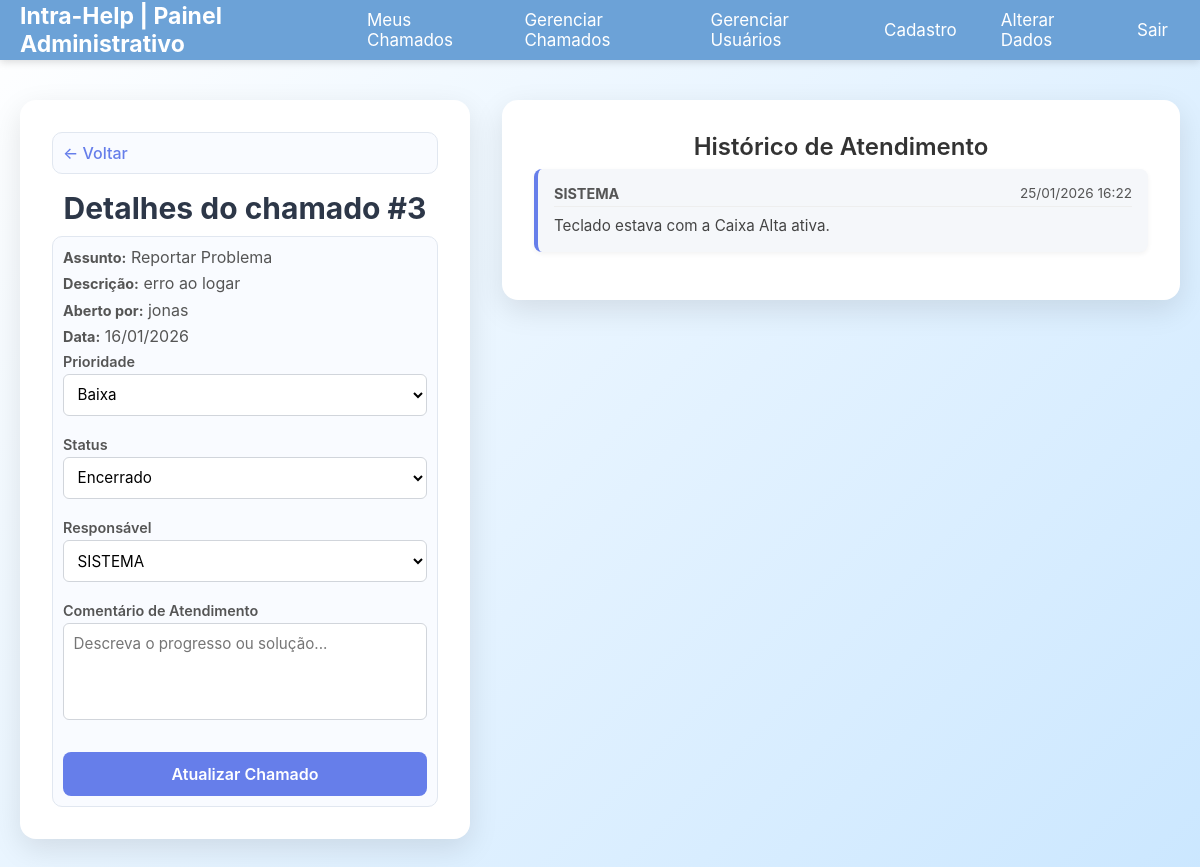
The page /views/verChamado.php?id=3 (signed in) on the database its author committed.
### tables this page shows
CREATE TABLE "chamados" (
	"numero"	INTEGER NOT NULL,
	"solicitante_id"	INTEGER NOT NULL,
	"descricao"	TEXT NOT NULL,
	"responsavel_id"	INTEGER DEFAULT 1,
	"status"	TEXT DEFAULT "Aberto",
	"data_criacao"	TEXT DEFAULT current_timestamp, titulo text default "Reportar Problema", prioridade text default "Baixa",
	PRIMARY KEY("numero"),
	CONSTRAINT "fk_responsavel" FOREIGN KEY("responsavel_id") REFERENCES "usuarios"("usuario_id"),
	CONSTRAINT "fk_solicitante" FOREIGN KEY("solicitante_id") REFERENCES "usuarios"("usuario_id")
);

CREATE TABLE "log_chamados" (
	"log_chamado_id"	INTEGER NOT NULL UNIQUE,
	"responsavel_id"	INTEGER NOT NULL,
	"data_log"	TEXT NOT NULL DEFAULT CURRENT_TIMESTAMP,
	"status"	TEXT,
	"prioridade"	TEXT,
	"comentario"	TEXT,
	"chamado_id"	INTEGER NOT NULL,
	PRIMARY KEY("log_chamado_id" AUTOINCREMENT),
	CONSTRAINT "chamado_fk" FOREIGN KEY("chamado_id") REFERENCES "chamados"("numero"),
	CONSTRAINT "responsavel_fk" FOREIGN KEY("responsavel_id") REFERENCES "usuarios"("usuario_id")
);

CREATE TABLE "usuarios" (
	"usuario_id"	INTEGER NOT NULL,
	"nome"	TEXT NOT NULL,
	"senha"	TEXT NOT NULL,
	"email"	TEXT NOT NULL,
	"categoria"	TEXT DEFAULT Cliente,
	"data_cadastro"	INTEGER DEFAULT current_timestamp,
	UNIQUE("email"),
	PRIMARY KEY("usuario_id")
);

### models/chamados.php (called while the page is built, shortened)
<?php
function chamadoPorId($idChamado){
    $pdo = conectarDB();
    $sql = "SELECT c.numero, u.nome as solicitante, c.descricao, us.nome as responsavel, c.status, c.data_criacao, c.prioridade, c.titulo
            FROM chamados c
            INNER JOIN usuarios u
            ON solicitante_id = u.usuario_id
            INNER JOIN usuarios us
            ON responsavel_id = us.usuario_id
            WHERE c.numero = :numero;";
    $stmt = $pdo->prepare($sql);
    $stmt->execute(
        [":numero"=> $idChamado]
    );
    return $stmt->fetch(PDO::FETCH_ASSOC);
}

### models/usuarios.php (called while the page is built, shortened)
<?php
function todosColaboradores(){
    $pdo = conectarDB();
    $sql = 'SELECT usuario_id, nome from usuarios WHERE categoria = "Funcionario" order by nome asc';
    $stmt = $pdo->prepare($sql);
    $stmt->execute();
    $usuario = $stmt->fetchAll(PDO::FETCH_ASSOC);
    return $usuario;
}

### models/logChamados.php (called while the page is built, shortened)
<?php
function comentariosPorIdChamado($idChamado){
    $pdo = conectarDB();
    $sql = "SELECT l.comentario, l.data_log, u.nome
            from log_chamados l
            INNER JOIN usuarios u
            ON responsavel_id = u.usuario_id
            WHERE l.chamado_id = :id AND l.comentario NOT NULL;";
    $stmt = $pdo->prepare($sql);
    $stmt->execute(
        [":id"=> $idChamado]
    );
    return $stmt->fetchAll(PDO::FETCH_ASSOC);
}

### views/VerChamado.php (the view, shortened to what this page needs)
<?php
require_once dirname(__DIR__) . '/models/chamados.php';
require_once dirname(__DIR__) . '/models/usuarios.php';
require_once dirname(__DIR__) . '/models/logChamados.php';
$idChamado = htmlspecialchars($_GET['id']);
$meuChamado = chamadoPorId($idChamado);
$funcionarios = todosColaboradores();
$comentarios = comentariosPorIdChamado($idChamado);
?>
<!DOCTYPE html>
<html lang="pt-br">
<head>
    <link rel="stylesheet" href="../theme.css">
    <link rel="stylesheet" href="../style.css">
    <link rel="stylesheet" href="../forms.css">
    <link rel="stylesheet" href="verChamado.css">
</head>
<body>
<?php include 'menu.php'; ?>
<div class="main-content">
<div class="view-wrapper">
    <div class="container">
        <div class="back_arrow_container">
            <a href="javascript:history.back()" class="back_arrow">
                ← Voltar
            </a>
        </div>
        <h1>Detalhes do chamado #<?= $meuChamado['numero'] ?></h1>
        <div>
            <div class="form-group">
                <div>
                    <p><strong>Assunto:</strong> <?= htmlspecialchars($meuChamado['titulo']) ?></p>
                    <p><strong>Descrição:</strong> <?= htmlspecialchars($meuChamado['descricao']) ?></p>
                    <p><strong>Aberto por:</strong> <?= htmlspecialchars($meuChamado['solicitante']) ?></p>
                    <p><strong>Data:</strong> <?= date('d/m/Y', strtotime($meuChamado['data_criacao'])) ?></p>
                </div>
            </div>
            <?php if ($funcao === 'Funcionario'): ?>
                <form action="../controllers/backend.php" method="POST">
                    <div class="form-group">
                        <label>Prioridade</label>
                        <select name="prioridade">
                            <option value="Baixa" <?= $meuChamado['prioridade'] == 'Baixa' ? 'selected' : '' ?>>Baixa</option>
                        </select>
                    </div>
                    <div class="form-group">
                        <label>Status</label>
                        <select name="status">
                            <option value="Encerrado" <?= $meuChamado['status'] == 'Encerrado' ? 'selected' : '' ?>>Encerrado</option>
                        </select>
                    </div>
                    <div class="form-group">
                        <label>Responsável</label>
                        <select name="responsavel_id">
                            <?php foreach($funcionarios as $f): ?>
                            <option value="<?= $f['usuario_id'] ?>" <?= $meuChamado['responsavel'] == $f['nome'] ? 'selected' : '' ?>>
                                <?= htmlspecialchars($f['nome']) ?>
                            </option>
                            <?php endforeach; ?>
                        </select>
                    </div>
                    <div class="form-group">
                        <label for="comentario">Comentário de Atendimento</label>
                        <textarea id="comentario" name="comentario" rows="4" placeholder="Descreva o progresso ou solução..."></textarea>
                    </div>
                    <button type="submit" class="btn">Atualizar Chamado</button>
                </form>
            <?php endif; ?>
        </div>
    </div>
     <div class="comments-container">
            <h2>Histórico de Atendimento</h2>
            <?php if (empty($comentarios)): ?>
                <div class="comment-card">
                    <p class="no-comments">Nenhum comentário registrado.</p>
                </div>
            <?php else: ?>
                <?php foreach ($comentarios as $c): ?>
                    <div class="comment-card">
                        <div class="comment-header">
                            <strong><?= htmlspecialchars($c['nome']) ?></strong>
                            <span><?= date('d/m/Y H:i', strtotime($c['data_log'])) ?></span>
                        </div>
                        <div class="comment-body">
                            <?= nl2br(htmlspecialchars($c['comentario'])) ?>
                        </div>
                    </div>
                <?php endforeach; ?>
            <?php endif; ?>
        </div>
</div>
</div>
</body>
</html>

### theme.css (style rules this page uses)
:root { --primary: #667eea; --primary-hover: #5a67d8; --text-main: #111; --text-muted: #666; --text-soft: #555; --thead: #f4f4f4; --bg-page: #f5f6fa; --bg-card: #ffffff; --bg-soft: #f5f7fa; --bg-soft-2: #f9fbff; --border: #d1d5db; --border-soft: #e1e7f0; --blue: #007bff; --gray: #6c757d; --yellow: #ffc107; --green: #28a745; --red: #dc3545; --orange: orange; --success-bg: #e6fffa; --error-bg: #fed7d7; --link:#9dafff; --shadow-focus: rgba(102, 126, 234, 0.2); }

### style.css (style rules this page uses)
* { box-sizing: border-box; margin: 0; padding: 0; font-family: 'Inter', sans-serif; }
body { background: linear-gradient(135deg, #fff, #cbe7ff); min-height: 100svh; }
.main-content { display: flex; justify-content: center; align-items: center; margin-top: 80px; padding: 20px; }
.container { background: #fff; padding: 2rem; border-radius: 1rem; box-shadow: 0 10px 30px rgba(0, 0, 0, 0.1); min-width: 450px; }
h2 { text-align: center; margin-bottom: 1.5rem; font-weight: 600; color: #333; }
.form-group label { display: block; margin-bottom: 0.5rem; font-weight: 500; }
.btn { width: 100%; padding: 0.75rem 1rem; background-color: #667eea; color: white; border: none; border-radius: 0.5rem; font-size: 1rem; font-weight: 600; cursor: pointer; transition: background 0.3s ease; }
a { color: var(--link); text-decoration: none; margin: auto; }

### forms.css (style rules this page uses)
h2 { margin-bottom: 0.5rem; }
.back_arrow_container { margin-bottom: 1rem; }
.back_arrow { display: inline-flex; align-items: center; gap: 6px; color: var(--primary); text-decoration: none; font-weight: 500; transition: 0.2s; }
form { display: flex; flex-direction: column; gap: 1.25rem; }
.form-group label { display: block; margin-bottom: 0.25rem; font-weight: 600; color: var(--text-soft); font-size: 0.9rem; }
.form-group input, .form-group textarea, .form-group select { width: 100%; padding: 0.6rem; border-radius: 6px; border: 1px solid var(--border); font-size: 0.95rem; background: var(--bg-card); transition: border-color 0.2s, box-shadow 0.2s; }
textarea { resize: none; }
.btn { width: 100%; padding: 0.75rem 2rem; background: var(--primary); color: white; border: none; border-radius: 0.5rem; font-weight: 600; cursor: pointer; align-self: center; margin-top: 0.5rem; border-radius: 8px; transition: 0.2s; }

### views/verChamado.css (style rules this page uses)
body { overflow-wrap: break-word; }
.container { max-width: 700px; }
.container h1 { text-align: center; margin-bottom: 1px; }
.container > div { background-color: #f9fbff; border: 1px solid #e1e7f0; border-radius: 10px; padding: 10px; }
.container h1 { font-size: 30px; margin-bottom: 10px; color: #2d3748; }
.container p { color: #555; padding-bottom: .4rem; }
strong { font-weight: 700; color: var(--text-soft); font-size: 0.9rem; }
.view-wrapper { display: flex; gap: 2rem; align-items: flex-start; max-width: 1200px; width: 100%; }
.comments-container { flex: 1; background: #fff; padding: 2rem; border-radius: 1rem; box-shadow: 0 10px 30px rgba(0, 0, 0, 0.1); max-height: 80vh; overflow-y: auto; }
.comment-card { background: var(--bg-soft, #f9f9f9); border-left: 4px solid var(--primary); padding: 1rem; border-radius: 8px; margin-bottom: 1rem; box-shadow: 0 2px 5px rgba(0,0,0,0.05); }
.comment-header { display: flex; justify-content: space-between; font-size: 0.85rem; margin-bottom: 0.5rem; color: var(--text-soft); border-bottom: 1px solid #eee; padding-bottom: 4px; }
.comment-body { font-size: 0.95rem; line-height: 1.4; color: #444; }

### rows shown on the page
chamados: numero "3", titulo "Reportar Problema", descricao "erro ao logar", data_criacao "16/01/2026", prioridade "Baixa", status "Encerrado"
log_chamados: responsavel.nome "SISTEMA", data_log "25/01/2026 16:22", comentario "Teclado estava com a Caixa Alta ativa."

### other values the page prints
$meuChamado['solicitante'] "jonas"
form field responsavel_id "SISTEMA"
